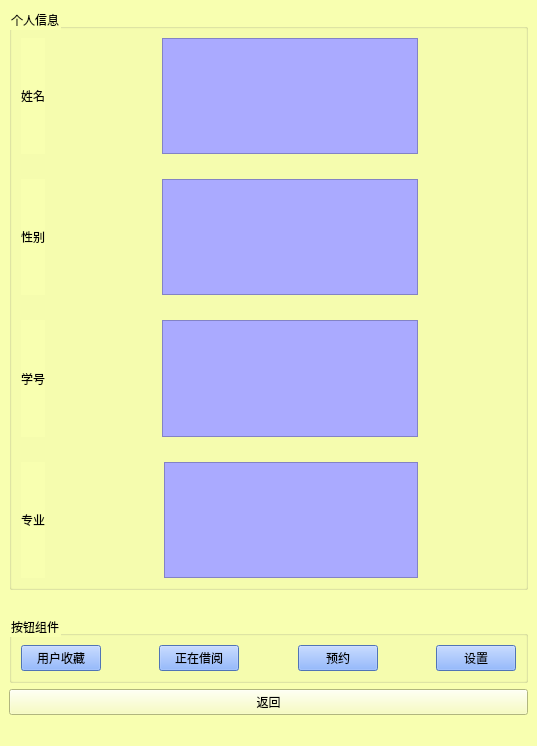
<?xml version="1.0" encoding="UTF-8"?>
<ui version="4.0">
 <class>Person</class>
 <widget class="QMainWindow" name="Person">
  <property name="geometry">
   <rect>
    <x>0</x>
    <y>0</y>
    <width>537</width>
    <height>746</height>
   </rect>
  </property>
  <property name="windowTitle">
   <string>MainWindow</string>
  </property>
  <property name="styleSheet">
   <string notr="true">background:rgb(248, 255, 176)</string>
  </property>
  <widget class="QWidget" name="centralwidget">
   <property name="styleSheet">
    <string notr="true">boder-image:url(:/new/img/bgimg.png)</string>
   </property>
   <layout class="QVBoxLayout" name="verticalLayout_2">
    <item>
     <spacer name="verticalSpacer">
      <property name="orientation">
       <enum>Qt::Vertical</enum>
      </property>
      <property name="sizeHint" stdset="0">
       <size>
        <width>20</width>
        <height>40</height>
       </size>
      </property>
     </spacer>
    </item>
    <item>
     <widget class="QGroupBox" name="groupBox_2">
      <property name="styleSheet">
       <string notr="true">font: 75 12pt &quot;Agency FB&quot;;</string>
      </property>
      <property name="title">
       <string>个人信息</string>
      </property>
      <layout class="QHBoxLayout" name="horizontalLayout_7">
       <item>
        <layout class="QVBoxLayout" name="verticalLayout">
         <property name="spacing">
          <number>5</number>
         </property>
         <item>
          <layout class="QHBoxLayout" name="horizontalLayout">
           <item>
            <widget class="QLabel" name="name_label">
             <property name="styleSheet">
              <string notr="true">font: 16pt &quot;黑体&quot;;font:rgb(0, 85, 127)</string>
             </property>
             <property name="text">
              <string>姓名</string>
             </property>
            </widget>
           </item>
           <item>
            <spacer name="horizontalSpacer">
             <property name="orientation">
              <enum>Qt::Horizontal</enum>
             </property>
             <property name="sizeHint" stdset="0">
              <size>
               <width>40</width>
               <height>20</height>
              </size>
             </property>
            </spacer>
           </item>
           <item>
            <widget class="QTextBrowser" name="name">
             <property name="styleSheet">
              <string notr="true">background:rgb(170, 170, 255)</string>
             </property>
            </widget>
           </item>
          </layout>
         </item>
         <item>
          <spacer name="horizontalSpacer_12">
           <property name="orientation">
            <enum>Qt::Horizontal</enum>
           </property>
           <property name="sizeHint" stdset="0">
            <size>
             <width>40</width>
             <height>20</height>
            </size>
           </property>
          </spacer>
         </item>
         <item>
          <layout class="QHBoxLayout" name="horizontalLayout_2">
           <item>
            <widget class="QLabel" name="sex_label">
             <property name="styleSheet">
              <string notr="true">font: 16pt &quot;黑体&quot;;font:rgb(0, 85, 127)</string>
             </property>
             <property name="text">
              <string>性别</string>
             </property>
            </widget>
           </item>
           <item>
            <spacer name="horizontalSpacer_2">
             <property name="orientation">
              <enum>Qt::Horizontal</enum>
             </property>
             <property name="sizeHint" stdset="0">
              <size>
               <width>40</width>
               <height>20</height>
              </size>
             </property>
            </spacer>
           </item>
           <item>
            <widget class="QTextBrowser" name="sex">
             <property name="styleSheet">
              <string notr="true">background:rgb(170, 170, 255)</string>
             </property>
            </widget>
           </item>
          </layout>
         </item>
         <item>
          <spacer name="horizontalSpacer_13">
           <property name="orientation">
            <enum>Qt::Horizontal</enum>
           </property>
           <property name="sizeHint" stdset="0">
            <size>
             <width>40</width>
             <height>20</height>
            </size>
           </property>
          </spacer>
         </item>
         <item>
          <layout class="QHBoxLayout" name="horizontalLayout_3">
           <item>
            <widget class="QLabel" name="account_label">
             <property name="styleSheet">
              <string notr="true">font: 16pt &quot;黑体&quot;;font:rgb(0, 85, 127)</string>
             </property>
             <property name="text">
              <string>学号</string>
             </property>
            </widget>
           </item>
           <item>
            <spacer name="horizontalSpacer_3">
             <property name="orientation">
              <enum>Qt::Horizontal</enum>
             </property>
             <property name="sizeHint" stdset="0">
              <size>
               <width>40</width>
               <height>20</height>
              </size>
             </property>
            </spacer>
           </item>
           <item>
            <widget class="QTextBrowser" name="account">
             <property name="styleSheet">
              <string notr="true">background:rgb(170, 170, 255)</string>
             </property>
            </widget>
           </item>
          </layout>
         </item>
         <item>
          <spacer name="horizontalSpacer_14">
           <property name="orientation">
            <enum>Qt::Horizontal</enum>
           </property>
           <property name="sizeHint" stdset="0">
            <size>
             <width>40</width>
             <height>20</height>
            </size>
           </property>
          </spacer>
         </item>
         <item>
          <layout class="QHBoxLayout" name="horizontalLayout_4">
           <item>
            <widget class="QLabel" name="major_label">
             <property name="styleSheet">
              <string notr="true">font: 16pt &quot;黑体&quot;;font:rgb(0, 85, 127)</string>
             </property>
             <property name="text">
              <string>专业</string>
             </property>
            </widget>
           </item>
           <item>
            <spacer name="horizontalSpacer_4">
             <property name="orientation">
              <enum>Qt::Horizontal</enum>
             </property>
             <property name="sizeHint" stdset="0">
              <size>
               <width>40</width>
               <height>20</height>
              </size>
             </property>
            </spacer>
           </item>
           <item>
            <spacer name="horizontalSpacer_15">
             <property name="orientation">
              <enum>Qt::Horizontal</enum>
             </property>
             <property name="sizeHint" stdset="0">
              <size>
               <width>40</width>
               <height>20</height>
              </size>
             </property>
            </spacer>
           </item>
           <item>
            <spacer name="horizontalSpacer_16">
             <property name="orientation">
              <enum>Qt::Horizontal</enum>
             </property>
             <property name="sizeHint" stdset="0">
              <size>
               <width>40</width>
               <height>20</height>
              </size>
             </property>
            </spacer>
           </item>
           <item>
            <widget class="QTextBrowser" name="major">
             <property name="styleSheet">
              <string notr="true">background:rgb(170, 170, 255)</string>
             </property>
            </widget>
           </item>
          </layout>
         </item>
        </layout>
       </item>
       <item>
        <spacer name="horizontalSpacer_11">
         <property name="orientation">
          <enum>Qt::Horizontal</enum>
         </property>
         <property name="sizeHint" stdset="0">
          <size>
           <width>40</width>
           <height>20</height>
          </size>
         </property>
        </spacer>
       </item>
       <item>
        <spacer name="horizontalSpacer_10">
         <property name="orientation">
          <enum>Qt::Horizontal</enum>
         </property>
         <property name="sizeHint" stdset="0">
          <size>
           <width>40</width>
           <height>20</height>
          </size>
         </property>
        </spacer>
       </item>
       <item>
        <spacer name="horizontalSpacer_9">
         <property name="orientation">
          <enum>Qt::Horizontal</enum>
         </property>
         <property name="sizeHint" stdset="0">
          <size>
           <width>40</width>
           <height>20</height>
          </size>
         </property>
        </spacer>
       </item>
      </layout>
     </widget>
    </item>
    <item>
     <spacer name="horizontalSpacer_8">
      <property name="orientation">
       <enum>Qt::Horizontal</enum>
      </property>
      <property name="sizeHint" stdset="0">
       <size>
        <width>40</width>
        <height>20</height>
       </size>
      </property>
     </spacer>
    </item>
    <item>
     <spacer name="verticalSpacer_5">
      <property name="orientation">
       <enum>Qt::Vertical</enum>
      </property>
      <property name="sizeHint" stdset="0">
       <size>
        <width>20</width>
        <height>40</height>
       </size>
      </property>
     </spacer>
    </item>
    <item>
     <spacer name="verticalSpacer_4">
      <property name="orientation">
       <enum>Qt::Vertical</enum>
      </property>
      <property name="sizeHint" stdset="0">
       <size>
        <width>20</width>
        <height>40</height>
       </size>
      </property>
     </spacer>
    </item>
    <item>
     <spacer name="verticalSpacer_3">
      <property name="orientation">
       <enum>Qt::Vertical</enum>
      </property>
      <property name="sizeHint" stdset="0">
       <size>
        <width>20</width>
        <height>40</height>
       </size>
      </property>
     </spacer>
    </item>
    <item>
     <spacer name="verticalSpacer_2">
      <property name="orientation">
       <enum>Qt::Vertical</enum>
      </property>
      <property name="sizeHint" stdset="0">
       <size>
        <width>20</width>
        <height>40</height>
       </size>
      </property>
     </spacer>
    </item>
    <item>
     <widget class="QGroupBox" name="groupBox">
      <property name="styleSheet">
       <string notr="true">font: 75 12pt &quot;Agency FB&quot;;</string>
      </property>
      <property name="title">
       <string>按钮组件</string>
      </property>
      <layout class="QHBoxLayout" name="horizontalLayout_6">
       <item>
        <layout class="QHBoxLayout" name="horizontalLayout_5">
         <item>
          <widget class="QPushButton" name="have">
           <property name="styleSheet">
            <string notr="true">font: 10pt &quot;宋体&quot;;background:rgb(112, 162, 255)</string>
           </property>
           <property name="text">
            <string>用户收藏</string>
           </property>
          </widget>
         </item>
         <item>
          <spacer name="horizontalSpacer_5">
           <property name="orientation">
            <enum>Qt::Horizontal</enum>
           </property>
           <property name="sizeHint" stdset="0">
            <size>
             <width>40</width>
             <height>20</height>
            </size>
           </property>
          </spacer>
         </item>
         <item>
          <widget class="QPushButton" name="borrow">
           <property name="styleSheet">
            <string notr="true">font: 10pt &quot;宋体&quot;;background:rgb(112, 162, 255)</string>
           </property>
           <property name="text">
            <string>正在借阅</string>
           </property>
          </widget>
         </item>
         <item>
          <spacer name="horizontalSpacer_6">
           <property name="orientation">
            <enum>Qt::Horizontal</enum>
           </property>
           <property name="sizeHint" stdset="0">
            <size>
             <width>40</width>
             <height>20</height>
            </size>
           </property>
          </spacer>
         </item>
         <item>
          <widget class="QPushButton" name="preborrow">
           <property name="styleSheet">
            <string notr="true">font: 10pt &quot;宋体&quot;;background:rgb(112, 162, 255)</string>
           </property>
           <property name="text">
            <string>预约</string>
           </property>
          </widget>
         </item>
         <item>
          <spacer name="horizontalSpacer_7">
           <property name="orientation">
            <enum>Qt::Horizontal</enum>
           </property>
           <property name="sizeHint" stdset="0">
            <size>
             <width>40</width>
             <height>20</height>
            </size>
           </property>
          </spacer>
         </item>
         <item>
          <widget class="QPushButton" name="setting">
           <property name="styleSheet">
            <string notr="true">font: 10pt &quot;宋体&quot;;background:rgb(112, 162, 255)</string>
           </property>
           <property name="text">
            <string>设置</string>
           </property>
          </widget>
         </item>
        </layout>
       </item>
      </layout>
     </widget>
    </item>
    <item>
     <widget class="QPushButton" name="pushButton_close">
      <property name="text">
       <string>返回</string>
      </property>
      <property name="icon">
       <iconset resource="img_need.qrc">
        <normaloff>:/new/img/返回.png</normaloff>:/new/img/返回.png</iconset>
      </property>
     </widget>
    </item>
   </layout>
   <zorder>groupBox</zorder>
   <zorder>verticalSpacer</zorder>
   <zorder>verticalSpacer_2</zorder>
   <zorder>horizontalSpacer_8</zorder>
   <zorder>verticalSpacer_3</zorder>
   <zorder>verticalSpacer_4</zorder>
   <zorder>verticalSpacer_5</zorder>
   <zorder>groupBox_2</zorder>
   <zorder>pushButton_close</zorder>
  </widget>
  <widget class="QMenuBar" name="menubar">
   <property name="geometry">
    <rect>
     <x>0</x>
     <y>0</y>
     <width>537</width>
     <height>26</height>
    </rect>
   </property>
  </widget>
  <widget class="QStatusBar" name="statusbar"/>
 </widget>
 <resources>
  <include location="img_need.qrc"/>
 </resources>
 <connections/>
</ui>
